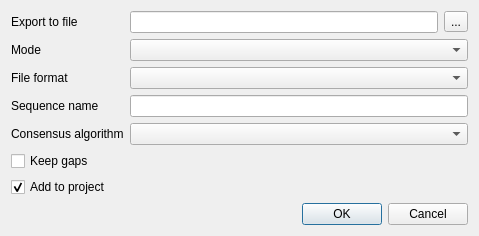
<?xml version="1.0" encoding="UTF-8"?>
<ui version="4.0">
 <class>ExportConsensusDialog</class>
 <widget class="QDialog" name="ExportConsensusDialog">
  <property name="geometry">
   <rect>
    <x>0</x>
    <y>0</y>
    <width>479</width>
    <height>221</height>
   </rect>
  </property>
  <property name="windowTitle">
   <string>Export Consensus</string>
  </property>
  <layout class="QVBoxLayout" name="verticalLayout">
   <item>
    <layout class="QGridLayout" name="gridLayout">
     <item row="0" column="0">
      <widget class="QLabel" name="filepathLabel">
       <property name="text">
        <string>Export to file</string>
       </property>
      </widget>
     </item>
     <item row="0" column="2">
      <widget class="QLineEdit" name="filepathLineEdit"/>
     </item>
     <item row="0" column="3">
      <widget class="QToolButton" name="filepathToolButton">
       <property name="text">
        <string>...</string>
       </property>
      </widget>
     </item>
     <item row="2" column="2" colspan="2">
      <widget class="QComboBox" name="documentFormatComboBox"/>
     </item>
     <item row="3" column="0">
      <widget class="QLabel" name="sequenceNameLabel">
       <property name="text">
        <string>Sequence name</string>
       </property>
      </widget>
     </item>
     <item row="3" column="2" colspan="2">
      <widget class="QLineEdit" name="sequenceNameLineEdit"/>
     </item>
     <item row="4" column="0">
      <widget class="QLabel" name="algorithmLabel">
       <property name="text">
        <string>Consensus algorithm</string>
       </property>
      </widget>
     </item>
     <item row="4" column="2" colspan="2">
      <widget class="QComboBox" name="algorithmComboBox"/>
     </item>
     <item row="2" column="0">
      <widget class="QLabel" name="documentFormatLabel">
       <property name="text">
        <string>File format</string>
       </property>
      </widget>
     </item>
     <item row="1" column="0">
      <widget class="QLabel" name="variationModeLabel">
       <property name="text">
        <string>Mode</string>
       </property>
      </widget>
     </item>
     <item row="1" column="2" colspan="2">
      <widget class="QComboBox" name="variationModeComboBox"/>
     </item>
    </layout>
   </item>
   <item>
    <widget class="QCheckBox" name="keepGapsCheckBox">
     <property name="text">
      <string>Keep gaps</string>
     </property>
    </widget>
   </item>
   <item>
    <layout class="QHBoxLayout" name="horizontalLayout">
     <item>
      <widget class="QCheckBox" name="addToProjectCheckBox">
       <property name="text">
        <string>Add to project</string>
       </property>
       <property name="checked">
        <bool>true</bool>
       </property>
      </widget>
     </item>
    </layout>
   </item>
   <item>
    <widget class="QDialogButtonBox" name="buttonBox">
     <property name="standardButtons">
      <set>QDialogButtonBox::Cancel|QDialogButtonBox::Ok</set>
     </property>
    </widget>
   </item>
  </layout>
 </widget>
 <resources/>
 <connections/>
</ui>
